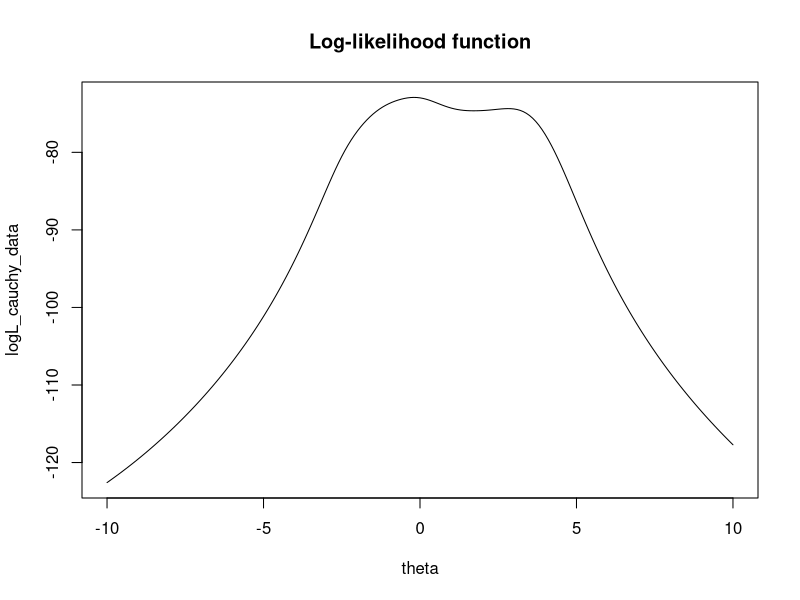
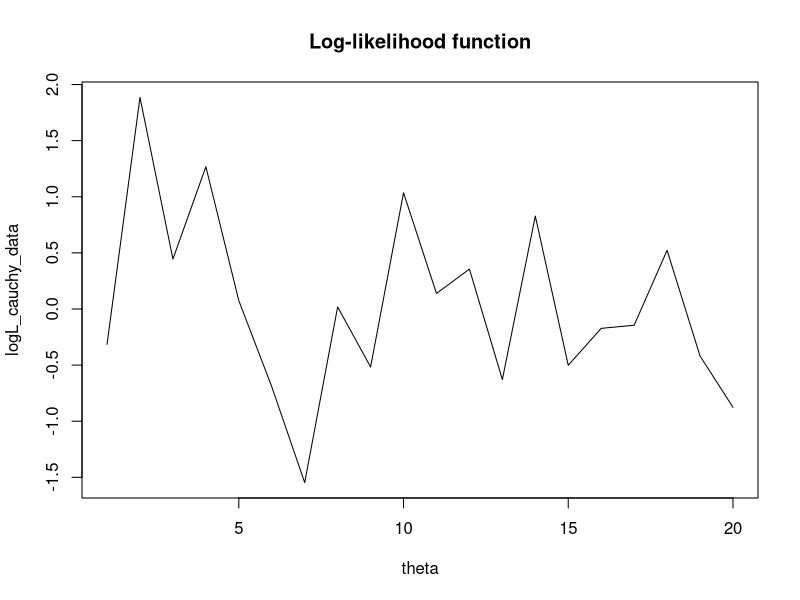

Write R code to recreate these figures, in order.
cauchy_data <- c(1.77, -0.23, 2.76, 3.80, 3.47, 56.75, -1.34, 4.24, -2.44, 3.29, 3.71,
                 -2.40, 4.53, -0.07, -1.05, -13.87, -2.53, -1.75, 0.27, 43.21)

# hàm dcauchy() chỉ nhận 1 giá trị theta trong 1 lần tính, nên để tính nhiều giá trị của hàm logL_cauchy() tại nhiều giá trị theta cùng 1 lúc
logL_cauchy <- function(data, theta) {
  sum(dcauchy(x = data, location = theta, scale = 1, log = TRUE))
}


logL_cauchy(cauchy_data, 1)

logL_cauchy_vec <- Vectorize(FUN = logL_cauchy, vectorize.args = "theta")


# Với θ ∈ (−10, 10), ta tính các giá trị của hàm log-likelihood dựa trên dữ liệu.
theta_x <- seq(from = -10, to = 10, by = 0.1)
logL_cauchy_data <- logL_cauchy_vec(data = cauchy_data, theta = theta_x)

## Question a. Vẽ biểu đồ hàm log-likelihood của θ dựa trên dữ liệu.
# Vẽ đồ thị của hàm log-likelihood
plot(theta_x, logL_cauchy_data, type = "l", xlab = "theta", ylab = "logL_cauchy_data", main = "Log-likelihood function")

## Question b. Áp dụng thuật toán Newton-Raphson để tìm ước lượng hợp lý cực đại cho θ, với mỗi điểm bắt đầu sau: 
# -11, -1, 0, 1.5, 4, 4.7, 7, 8, và 38. Hãy nhận xét kết quả nghiệm thu được (hội tụ, ổn định). Giá trị trung
# bình của dữ liệu có phải là điểm khởi đầu tốt không?

# tìm đạo hàm của logL_cauchy
logL_cauchy_derivative <- function(data, theta) {
  sum(2 * (data - theta) / (1 + (data - theta)^2))
}

# tìm đạo hàm cấp 2 của logL_cauchy
logL_cauchy_second_derivative <- function(data, theta) {
  # sum(-2 * ((1 - (data - theta)^2) / (1 + (data - theta)^2)^2))
  sum(2 * ((data - theta)^2 - 1) / (1 + (data - theta)^2)^2)

}

newton_raphson <- function(data, theta0, tol = 1e-9, max_iter = 20) {
  theta <- theta0
  res_x_newt <- theta
  for (i in 1:max_iter) {
    grad <- logL_cauchy_derivative(data, theta)
    hess <- logL_cauchy_second_derivative(data, theta)
    theta <- theta - grad / hess
    res_x_newt[i + 1] <- theta
    if (abs(res_x_newt[i + 1] - res_x_newt[i]) < tol) {
      print(paste("Converged at iteration", i))
      return(theta)
    }
  }
  # print(head(cbind(res_x_newt), 20))
  return(theta)
}

# tìm ước lượng hợp lý cực đại cho θ, với mỗi điểm bắt đầu sau: -11, -1, 0, 1.5, 4, 4.7, 7, 8, và 38.
start_points <- c(-11, -1, 0, 1.5, 4, 4.7, 7, 8, 38)

for (start in start_points) {
  print(paste("Start point:", start))
  print(newton_raphson(cauchy_data, start))
}


## Question c. Áp dụng phương pháp bisection với điểm bắt đầu là [−1, 1]. Sử dụng các lần chạy bổ sung để minh họa
# cách thức mà phương pháp bisection có thể không tìm được giá trị cực đại toàn cục.

bisection <- function(data, a, b, tol = 1e-9, max_iter = 20) {
  x <- a + (b - a) / 2
  res_a <- a
  res_b <- b
  res_x <- x
  for (i in 1:max_iter) {
    f_a <- logL_cauchy_derivative(data, a)
    f_x <- logL_cauchy_derivative(data, x)
    if (f_a * f_x <= 0) {
      res_a[i + 1] <- a
      res_b[i + 1] <- b <- x
    } else {
      res_a[i + 1] <- a <- x
      res_b[i + 1] <- b
    }
    x <- a + (b - a) / 2
    res_x[i + 1] <- x
    if (abs(res_x[i + 1] - res_x[i]) < tol) {
      print(paste("Converged at iteration", i))
      break
    }
  }
  # print(head(cbind(res_a, res_b, res_x), 20))
  return(x)
}

bisection(cauchy_data, -1, 1, tol = 1e-6, max_iter = 100)
# "Converged at iteration 20" -0.1922865

## Question d. Từ các giá trị khởi đầu của (θ(0), θ(1)) = (−2, −1), áp dụng phương pháp secant 
# để tìm ước lượng hợp lý cực đại cho θ. 
# Điều gì xảy ra khi (θ(0), θ(1)) = (−3, 3), và đối với các lựa chọn khởi đầu khác?

secant <- function(data, theta0, theta1, tol = 1e-9, max_iter = 50) {
  theta <- theta1
  res_theta <- theta
  for (i in 1:max_iter) {
    f_theta0 <- logL_cauchy_derivative(data, theta0)
    f_theta1 <- logL_cauchy_derivative(data, theta1)
    theta <- theta1 - f_theta1 * (theta1 - theta0) / (f_theta1 - f_theta0)
    res_theta[i + 1] <- theta
    if (abs(res_theta[i + 1] - res_theta[i]) < tol) {
      print(paste("Converged at iteration", i))
      break
    }
  }
  # print(head(cbind(res_theta), 20))
  return(theta)
}

secant(cauchy_data, -2, -1)
#[1] "Converged at iteration 2"
#[1] -0.4412058
secant(cauchy_data, -3, 3)
#[1] "Converged at iteration 2"
#[1] 2.685789
secant(cauchy_data, 1, 5)
# [1] "Converged at iteration 2"
# [1] 0.4813908


# nhận xét:
# - Khi (θ(0), θ(1)) = (−2, −1), phương pháp secant tìm được giá trị cực đại toàn cục.
# - Khi (θ(0), θ(1)) = (−3, 3), phương pháp secant không tìm được giá trị cực đại toàn cục.
# - Khi (θ(0), θ(1)) = (1, 5), phương pháp secant tìm được giá trị cực đại toàn cục.

## Question e. Sử dụng ví dụ này để so sánh tốc độ và tính ổn định của phương pháp Newton–Raphson, bisection,
# fixed-point và phương pháp secant. Kết luận của bạn có thay đổi khi bạn áp dụng các phương pháp
# này cho một mẫu ngẫu nhiên có kích thước 20 từ phân phối chuẩn (θ, 1) không?

fixed_point <- function(data, theta0, alpha, tol = 1e-9, max_iter = 20) {
  theta <- theta0
  res_theta <- theta
  for (i in 1:max_iter) {
    res_theta[i + 1] <- theta <- theta + alpha * logL_cauchy_derivative(data, theta)
    if (abs(res_theta[i + 1] - res_theta[i]) < tol) {
      print(paste("Converged at iteration", i))
      return(theta)
    }
  }
  print(head(cbind(res_theta), 20))
  return(theta)
}

# alpha = 0.1
fixed_point(cauchy_data, -1, 0.1, tol = 1e-3, max_iter = 200) # -0.1939695
fixed_point(cauchy_data, -1, 1, tol = 1e-3, max_iter = 1000)
fixed_point(cauchy_data, -1, 0.64, tol = 1e-3, max_iter = 250) # -0.1927677
fixed_point(cauchy_data, -1, 0.25, tol = 1e-3, max_iter = 250) # -0.1923656

# tạo một mẫu ngẫu nhiên có kích thước 20 từ phân phối chuẩn (θ, 1)
normal_data <- rnorm(20, mean = 0, sd = 1)
plot(normal_data, type = "l", xlab = "theta", ylab = "logL_cauchy_data", main = "Log-likelihood function")

fixed_point(normal_data, 0, 0.1)

newton_raphson(normal_data, 0)

bisection(normal_data, -1, 1)

secant(normal_data, -2, -1)

# nhận xét:
# - Phương pháp Newton-Raphson và phương pháp secant tìm được giá trị cực đại toàn cục.
# - Phương pháp bisection không tìm được giá trị cực đại toàn cục.
# - Phương pháp fixed-point tìm được giá trị cực đại toàn cục.
